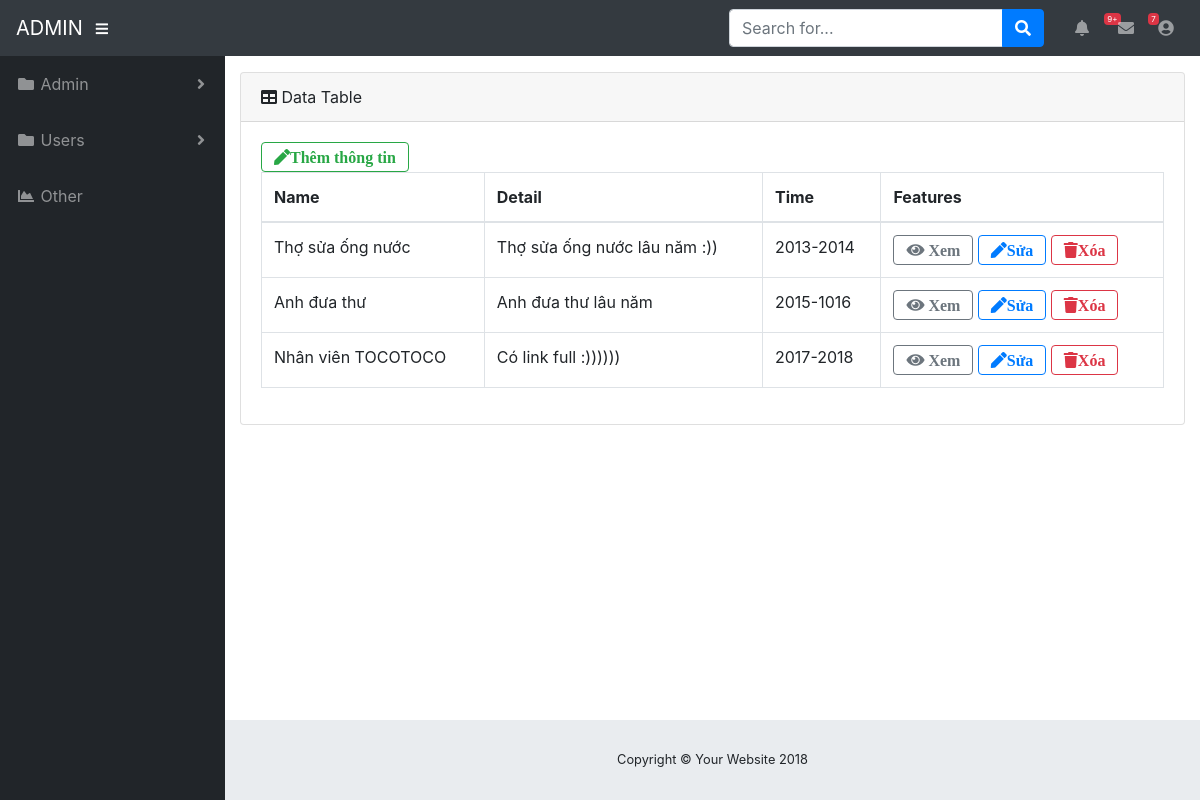
The page /admin/users/exp/index.php on the database its author committed.
### tables this page shows
CREATE TABLE `exp` (
  `id_exp` int(10) NOT NULL,
  `name_exp` varchar(50) NOT NULL,
  `detail_exp` varchar(255) NOT NULL,
  `time_exp` text NOT NULL
);

### admin/users/exp/index.php (the view)
<?php
  require "../../../libraries/connect.php";
	$sql = " SELECT * FROM exp ";
	$result = $mysqli->query($sql);
 ?>
			<?php require "../../../templates/backend/header.php"; ?>
      <div id="content-wrapper">
        <div class="container-fluid">
          <div class="card mb-3">
            <div class="card-header"><i class="fas fa-table"></i> Data Table </div>
            <div class="card-body">
               <a href="add.php" class="fa fa-pen btn btn-outline-success " >Thêm thông tin</a>
              <div class="table-responsive">
                <table class="table table-bordered" id="dataTable" width="100%" cellspacing="0">
                  <thead>
                    <tr>
	                  <th>Name</th>
	                  <th>Detail</th>
	                  <th>Time</th>
	                  <th>Features</th>
                    </tr>
                  </thead>
                  <tbody>
                      <?php while ($row = $result->fetch_assoc()) { ?>
                        <tr>
                          <td><?= $row['name_exp'] ?></td>
                          <td><?= $row['detail_exp'] ?></td>
                          <td><?= $row['time_exp'] ?></td>
                        <td>
                        	<a href="view.php?id=<?= $row['id_exp'] ?>" class="fa fa-eye btn btn-outline-secondary" target="_blank">
                          Xem </a>
                           <a href="update.php?id=<?= $row['id_exp'] ?>" class="fa fa-pen btn btn-outline-primary " >Sửa </a>
                          <a href="delete.php?id=<?= $row['id_exp'] ?>" class="fa fa-trash btn btn-outline-danger">Xóa </a>
                        </td>
                      </tr>
                      <?php }  ?>
                  </tbody>
                </table>
              </div>
            </div>
          </div>
        </div>
      </div>
      <?php require "../../../templates/backend/footer.php"; ?>

### asset/backend/css/sb-admin.css (style rules this page uses)
html { position: relative; min-height: 100%; }
body { height: 100%; }
#wrapper #content-wrapper { overflow-x: hidden; width: 100%; padding-top: 1rem; padding-bottom: 80px; }
:root { --input-padding-x: 0.75rem; --input-padding-y: 0.75rem; }

### rows shown on the page
exp: name_exp "Thợ sửa ống nước", detail_exp "Thợ sửa ống nước lâu năm :))", time_exp "2013-2014"
exp: name_exp "Anh đưa thư", detail_exp "Anh đưa thư lâu năm", time_exp "2015-1016"
exp: name_exp "Nhân viên TOCOTOCO", detail_exp "Có link full :))))))", time_exp "2017-2018"
